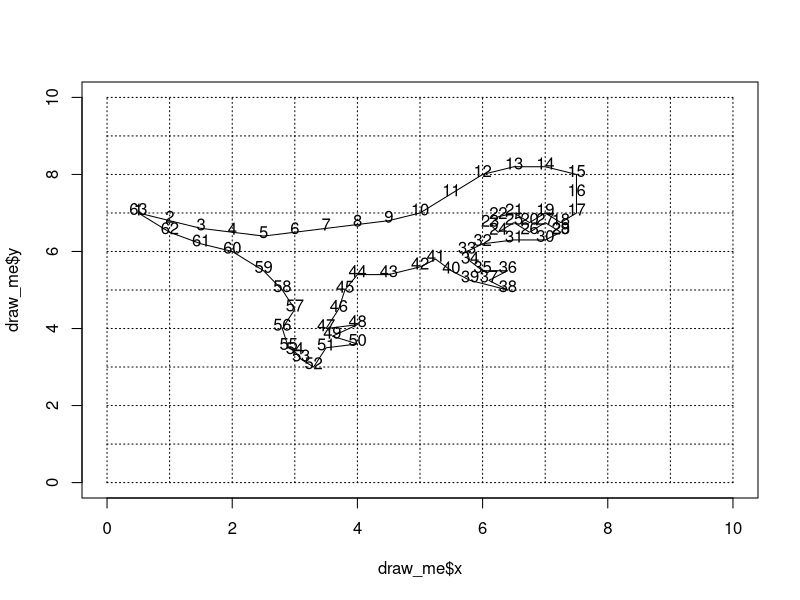
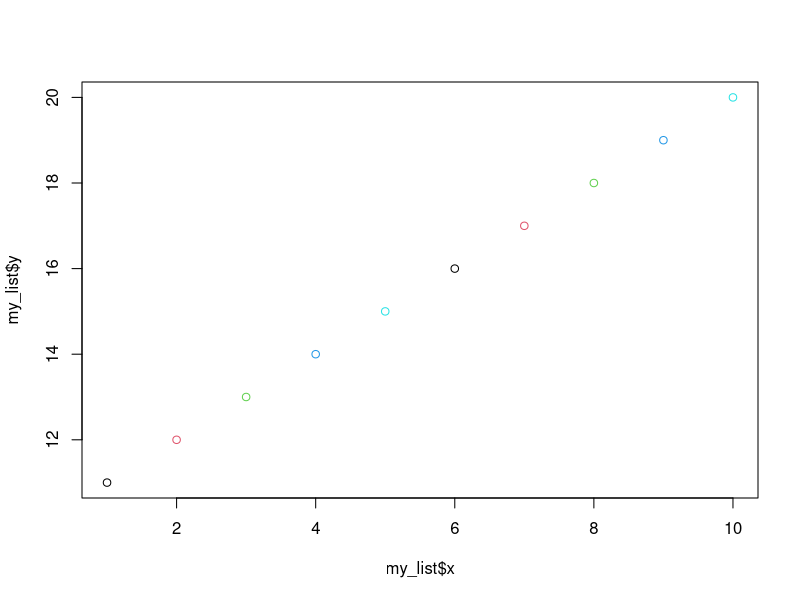
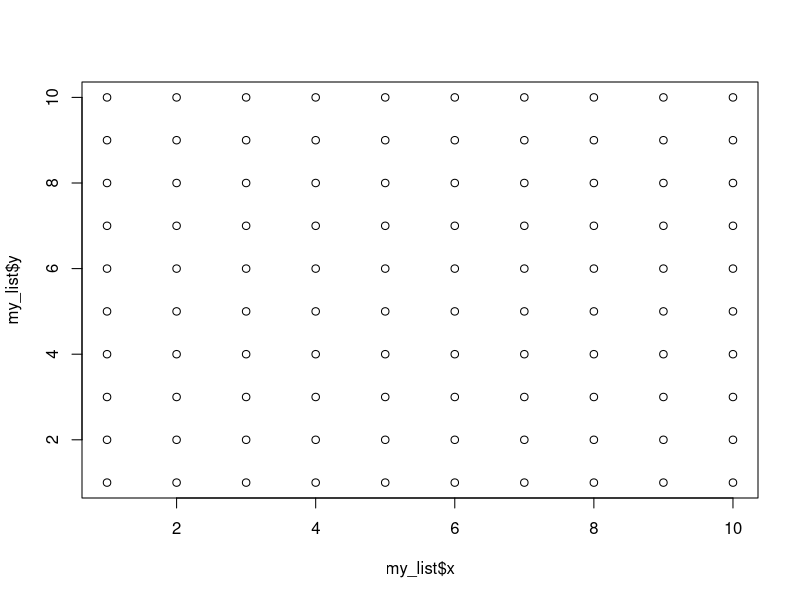
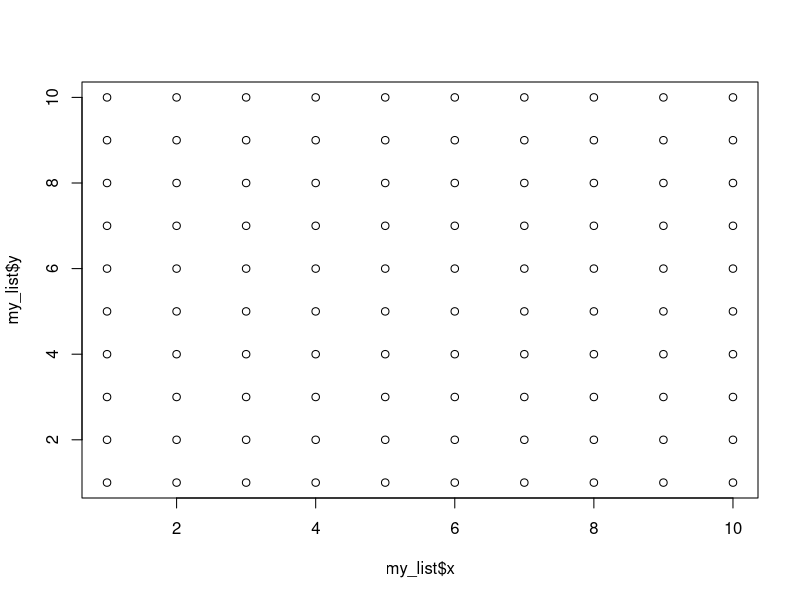
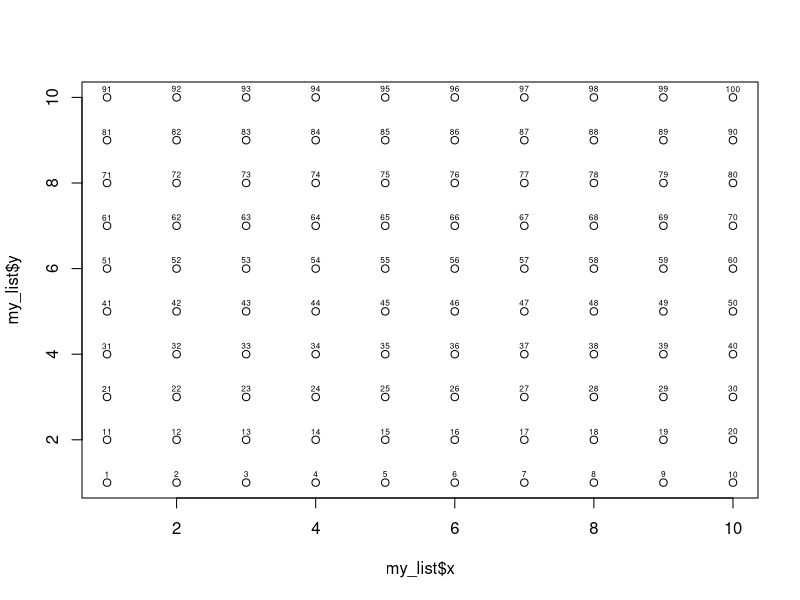
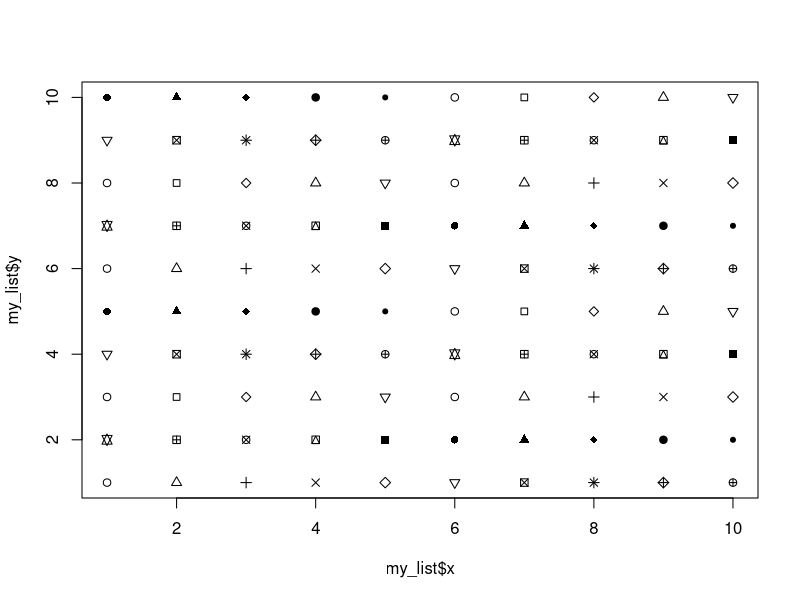
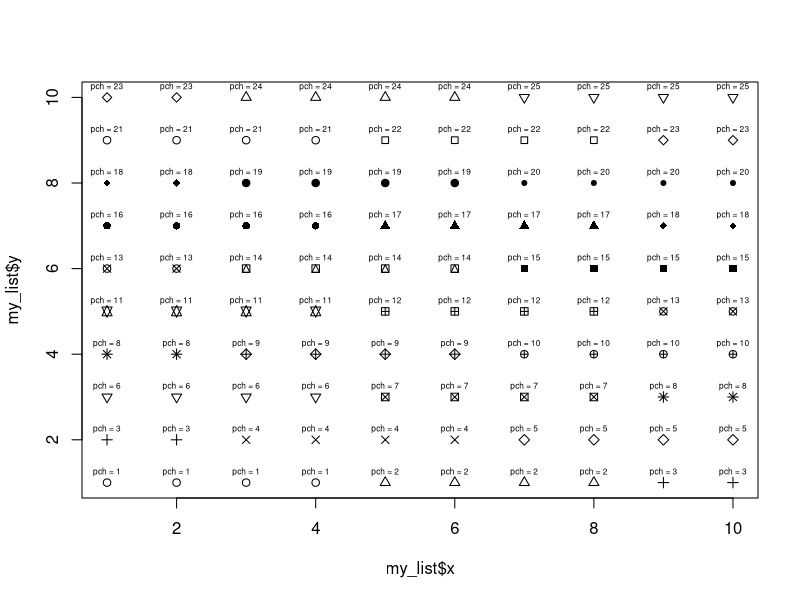
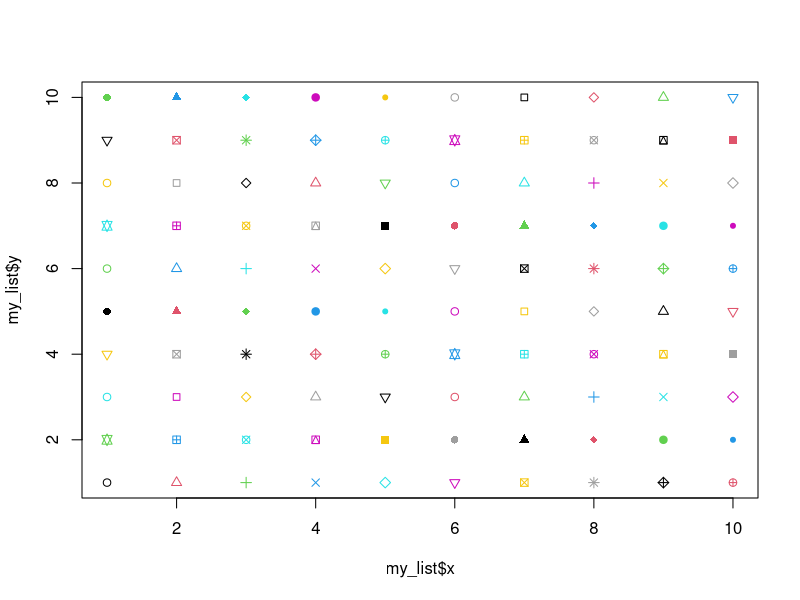

R code for these plots, in order:
## ---- chunk 1
knitr::opts_chunk$set(echo = TRUE)

draw_grid = function(x, y, line_type = 3){ #Here I am naming the function and setting its arguments, R sees "draw_grid" and looks for input (x, y).
  
  for(i in 1:length(x)){ #For every integer up to the length of x
    
      lines(c(min(x),max(x)),c(y[i],y[i]), lty = line_type) #Draw a line along the x axis
      lines(c(x[i],x[i]),c(min(y),max(y)), lty = line_type) #Draw a line along the y axis
      
  } #Closing loop iterating through the vector.

} #Closing out function definition.

## ---- chunk 2

draw_me = list(x = c(0.5, 1, 1.5, 2, 2.5, 3, 3.5, 4, 4.5, 5, 5.5, 6, 6.5, 7, 7.5, 7.5, 7.5, 7.25, 7, 6.75, #We open the list() function here...
       6.5, 6.25, 6.12, 6.25, 6.5, 6.75, 7, 7.25, 7.25, 7, 6.5, 6, 5.75, 5.8, 6, 6.4, 6.1, 6.4, 5.8, 5.5,
       5.25, 5, 4.5, 4, 3.8, 3.7, 3.5, 4, 3.6, 4, 3.5, 3.3, 3.1, 3, 2.9, 2.8, 3, 2.8, 2.5, 2,
       1.5, 1, 0.5), #Note that we end with a comma here because we have to enter the y object still...
       
              y = c(7, 6.8, 6.6, 6.5, 6.4, 6.5, 6.6, 6.7, 6.8, 7, 7.5, 8, 8.2, 8.2, 8, 7.5, 7, 6.75, 7, 6.75,
       7, 6.9, 6.7, 6.5, 6.75, 6.5, 6.75, 6.5, 6.5, 6.3, 6.3, 6.2, 6, 5.75, 5.5, 5.5, 5.25, 5, 5.25, 5.5,
       5.8, 5.6, 5.4, 5.4, 5, 4.5, 4, 4.1, 3.8, 3.6, 3.5, 3, 3.2, 3.4, 3.5, 4, 4.5, 5, 5.5, 6,
       6.2, 6.5, 7)) #Here we add the last parentheses to close out the list function call above.


plot(draw_me, 
     type = "l",
     xlim = c(0,10),
     ylim = c(0,10))

text(draw_me$x, draw_me$y+0.1, c(1:length(draw_me$y))) 

draw_grid(0:10, 0:10) #Calling a custom function here to draw a grid in the background.

## ---- chunk 3

my_matrix = matrix(data = c(1:10, 11:20, 111:120)) #We are using the arguments "data = ".

is.matrix(my_matrix) #We can interrogate the object and see if it is a matrix.

## ---- chunk 4

my_matrix

## ---- chunk 5

help(matrix)

## ---- chunk 6

my_cols = c("Species 1", "Species 2", "Species 3")
my_rows = c("Site 1", "Site 2", "Site 3", "Site 4", "Site 5", "Site 6", "Site 7", "Site 8", "Site 9", "Site 10")

my_names = list(my_rows, my_cols) #We're making a list here with the two vector objects above.

my_matrix = matrix(data = c(1:10, 11:20, 111:120), ncol = 3, dimnames = my_names) #Note we don't have to specify row number.

## ---- chunk 7

my_matrix = matrix(nrow = 10, ncol = 3, dimnames = my_names)

## ---- chunk 8

my_matrix[, 1] = 1:10 #We're taking the columns in order here
my_matrix[, 2] = 11:20
my_matrix[, 3] = 111:120

#An alternative method using column names.

my_matrix[, "Species 1"] = 1:10
my_matrix[, "Species 2"] = 11:20
my_matrix[, "Species 3"] = 111:120

## ---- chunk 9

my_matrix[, 1]

my_matrix[1, ]

my_matrix[2, 2:3]

my_matrix[c(2, 4, 8), 3] #When can choose non-consecutive rows here with concatenate.


## ---- chunk 10

my_matrix[my_matrix[, "Species 2"] > 15, "Species 1"]

## ---- chunk 11

my_matrix <- matrix(data = c(9, "A", TRUE, "words", 11, 12, 111, 134, 9, FALSE),
       ncol = 5)

is.character(my_matrix)

my_matrix

## ---- chunk 12

my_matrix <- matrix(data = c(1:10, 11:20, 111:120), ncol = 3, dimnames = my_names)

my_logicl <- my_matrix > 10

is.logical(my_logicl)

my_matrix[my_logicl]

## ---- chunk 13

my_df <- data.frame(taxa_1 = c(1:10), #We're defining objects as a part of the arguments going into data.frame()
                    taxa_2 = c(11:20),
                    taxa_3 = c(21:30),
                    burned = c(TRUE, TRUE, TRUE, TRUE, FALSE, FALSE, FALSE, FALSE, TRUE, FALSE),
                    class1 = c("Oak Scrub", "Oak Scrub", "Oak Scrub", #Don't be afraid to use <shift+enter> to break down long arguments.
                               "Pine Woodland", "Pine Woodland", 
                               "Estuarine", "Estuarine", 
                               "Savanna", "Savanna", "Savanna"),
                    row.names = c("Site 1", "Site 2", "Site 3", "Site 4", "Site 5", "Site 6", "Site 7", "Site 8", "Site 9", "Site 10"))

my_df

## ---- chunk 14

my_df$burned

my_df[my_df$burned == TRUE, ]

my_df[my_df$class1 == "Savanna", ]

## ---- chunk 15

my_df[my_df$burned == FALSE & my_df$class1 == "Savanna", ]

my_df[my_df$burned == FALSE | my_df$class1 == "Savanna", ]


## ---- chunk 16

is.numeric(my_df$taxa_1)

is.character(my_df$class1)

is.vector(my_df$taxa_1)

## ---- chunk 17

row.names(my_df)

colnames(my_df)

row.names(my_df) = c("S1", "S2", "S3", "S4", "S5", "S6", "S7", "S8", "S9", "S10")

colnames(my_df) = c("Cercocarpus", "Typha", "Poaceae", "Burned", "Class")

my_df['S5', ]

my_df[c('S5', 'S8', 'S10'), ] #We can call all of the rows for non-consecutive names.

my_df[c('S5', 'S8', 'S10'), 'Class'] #We can call specific rows for non-consecutive names.

## ---- chunk 18

head(my_df)

tail(my_df)

## ---- chunk 19

my_data = read.csv(file = "data/Fake_core.csv",
                   header = TRUE)

class(my_data)

## ---- chunk 20

my_data = read.delim(file = "data/Fake_core_plus.txt",
                     header = TRUE)

class(my_data)

## ---- chunk 21

my_data = read.table(file = "data/Fake_core_plus.txt",
                     header = TRUE,
                     sep = "\t", #Here we tell the function what kind of code separates column entries
                     row.names = "depth") #We can also specify row names when reading.

class(my_data)

my_data = read.table(file = "data/Fake_core.csv",
                     header = TRUE,
                     sep = ",",
                     row.names = "depth")

head(my_data)

## ---- chunk 22

my_data = read.csv("data/Fake_core.csv", TRUE, row.names = "depth")

## ---- chunk 23

readxl::read_xlsx("data/Fake_core_plus.xlsx") #I'm hashing this out because it will require dependencies that might not yet be installed on everyone's machines.

## ---- chunk 24

my_data = read.csv("data/Fake_core.csv", TRUE, row.names = "depth")

my_int = 1:10

class(my_data)

class(my_int)

length(my_int)

length(my_data)

ncol(my_data)

nrow(my_data)

max(my_int)

max(my_data)

## ---- chunk 25

my_list = list(x = 1:10, y = 11:20, col = c(1:5)) #Note here we're only using a list of five integers for colors.

plot(my_list, col = my_list$col)

#What's wrong with this plot?

## ---- chunk 26

my_list = list(x = rep(1:10,10), 
               y = c(rep(1,10), rep(2,10), rep(3,10), rep(4,10), rep(5,10), rep(6,10), rep(7,10), rep(8,10), rep(9,10), rep(10,10))) #Functions are better here.

#Let's build a custom funciton. It's not so scary. We tell R what to do with a vector.

my_grid = function(x, times = 10){
  out = vector(mode = "numeric", length = length(x)*times) #Using length() function here. Allows us to be flexible.
  for(i in 1:length(x)){ #Yes, we use for() loops. For every position in our vector object, we're going to use the function rep.
    write_value = rep(x[i], times)
    out[1:10 + ((i-1) * 10)] = write_value
  }
  out
}

my_list = list(x = rep(1:10, 10),
               y = my_grid(1:10))

plot(my_list)

#The most efficient choice is a unique class of R functions centered around apply(). Here, we use sapply() to iteratively repeat the input 10 times.

my_list = list(x = rep(1:10, 10),
               y = sapply(1:10, function(x){
                    rep(x, 10)
                  })
               )

plot(my_list)

## ---- chunk 27

plot(my_list)

text(x = my_list$x, #Using function text() to add text to plot. Note arguments
     y = my_list$y+0.2, 
     labels = 1:100, 
     cex = 0.5) #The cex argument changes the size of what is plotted. CEX stands for "character expansion".



## ---- chunk 28

plot(my_list, pch = 1:25)

#How do we make it so the characters show up as 4 of each in a row?

plot(my_list, 
     pch = sapply(1:25, function(x){
       rep(x, 4)
     }))

#Can we add text to clarify? You bet!

text(x = my_list$x,
     y = my_list$y + 0.25,
     labels = paste0("pch = ", 
              sapply(1:25, function(y){ #This is the code chunk we used to get our symbols into groups of 4. 
                rep(y, 4)
              })),
     cex = 0.5)

## ---- chunk 29

plot(my_list, 
     pch = 1:25, 
     col = 1:8)
